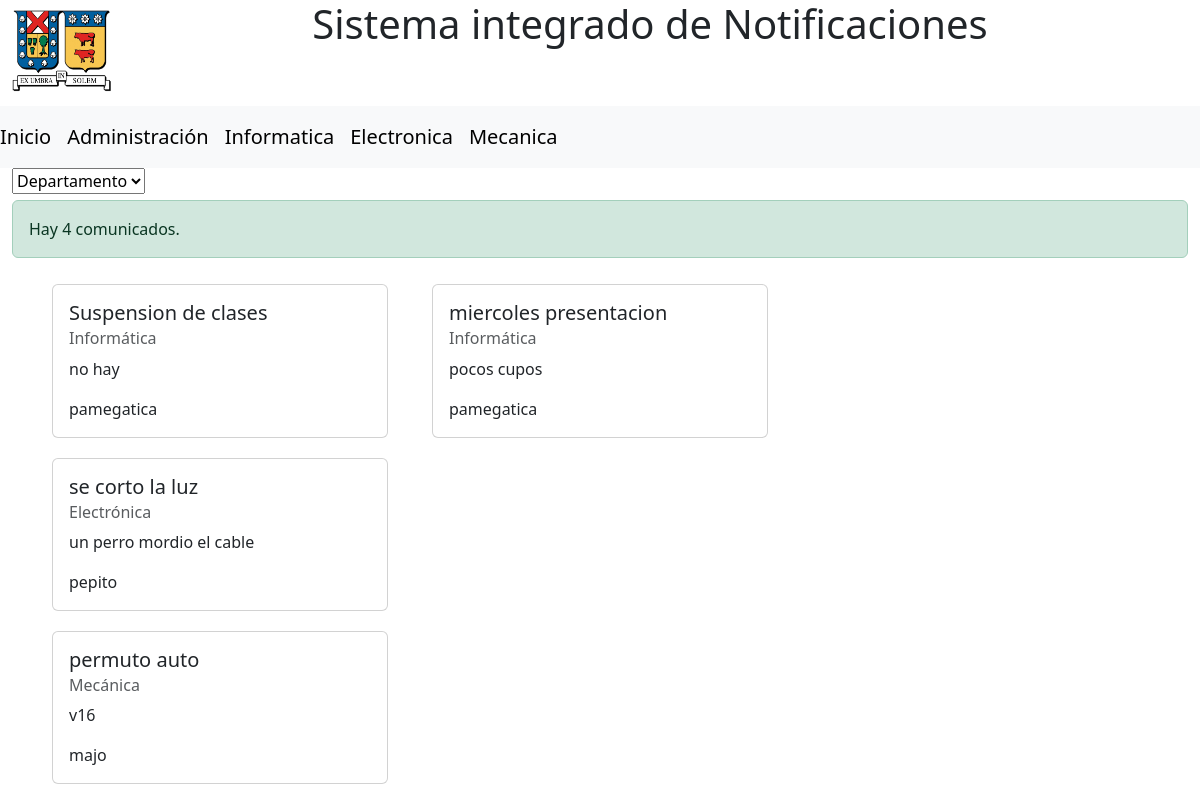
Page /comunicados/ on the earlier database version.
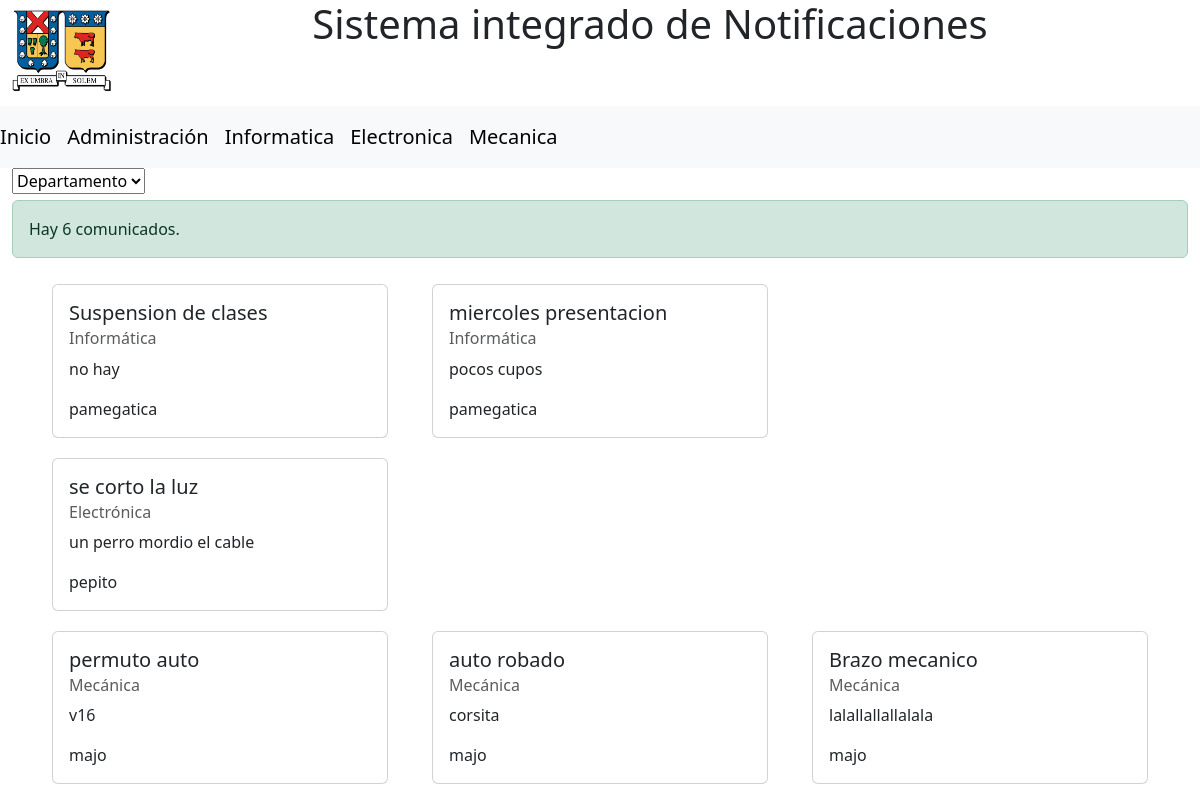
Same page on the later database version.
### miapp/models.py (models this page shows, shortened)
class Informaticas(models.Model):
    id = models.BigAutoField(primary_key=True)
    titulo = models.CharField(max_length=30)
    detalle = models.CharField(max_length=250)
    detalle_corto = models.CharField(max_length=50)
    publicado_por = models.ForeignKey(User, on_delete=models.CASCADE)
    entidad = models.ForeignKey(Group, on_delete=models.CASCADE)
    logo = models.ImageField(upload_to="miapp/static/miapp/img/", blank=True, null=True)

class Electronicas(models.Model):
    id = models.BigAutoField(primary_key=True)
    titulo = models.CharField(max_length=30)
    detalle = models.CharField(max_length=250)
    detalle_corto = models.CharField(max_length=50)
    publicado_por = models.ForeignKey(User, on_delete=models.CASCADE)
    entidad = models.ForeignKey(Group, on_delete=models.CASCADE)
    logo = models.ImageField(upload_to="miapp/static/miapp/img/", blank=True, null=True)

class Mecanicas(models.Model):
    id = models.BigAutoField(primary_key=True)
    titulo = models.CharField(max_length=30)
    detalle = models.CharField(max_length=250)
    detalle_corto = models.CharField(max_length=50)
    publicado_por = models.ForeignKey(User, on_delete=models.CASCADE)
    entidad = models.ForeignKey(Group, on_delete=models.CASCADE)
    logo = models.ImageField(upload_to="miapp/static/miapp/img/", blank=True, null=True)

### miapp/views.py (the view)
# urls.py: path('comunicados/', views.comunicados, name="comunicados"),
def comunicados(request):
    title = "Comunicados Universidad"
    total_comunicados = int(Informaticas.objects.count()) + int(Electronicas.objects.count()) + int(Mecanicas.objects.count())
    comunicados = Informaticas.objects.all()
    comunicados2= Electronicas.objects.all()
    comunicados3 = Mecanicas.objects.all()
    data = {
        "title": title,
        "total_comunicados":total_comunicados,
        "comunicados":comunicados,
        "comunicados2":comunicados2,
        "comunicados3":comunicados3,
    }
    return render(request,'miapp/comunicados.html' ,data)

### miapp/templates/miapp/comunicados.html
{% extends 'miapp/base.html' %}
{% block content %}
{% if total_comunicados == 0 %}
<div class="alert alert-warning" role="alert">
No hay comunicados
</div>
{% else %}
<div class="alert alert-success" role="alert">
    Hay {{total_comunicados}} comunicados.
</div>
<div>
  <div class = "container">
    <div class = "row">
    {% for comunicado in comunicados %}
    <div class="col-md-4 col-sm-12">
      <div class="card" style="margin: 10px;">
        <div class="card-body">
          <h5 class="card-title">{{comunicado.titulo}}</h5>
          <h6 class="card-subtitle mb-2 text-muted">{{comunicado.entidad}}</h6>
          <p class="card-text">{{comunicado.detalle}}</p>
          <li class="list-group-item">{{comunicado.publicado_por}}</li>
        </div>
      </div>
    </div>
    {% endfor %}
    </div>
    </div>
    <div class = "container">
      <div class = "row">
      {% for i in comunicados2 %}
      <div class="col-md-4 col-sm-12">
        <div class="card" style="margin: 10px;">
          <div class="card-body">
            <h5 class="card-title">{{i.titulo}}</h5>
            <h6 class="card-subtitle mb-2 text-muted">{{i.entidad}}</h6>
            <p class="card-text">{{i.detalle}}</p>
            <li class="list-group-item">{{i.publicado_por}}</li>
          </div>
        </div>
      </div>
      {% endfor %}
      </div>
      </div>
      <div class = "container">
        <div class = "row">
        {% for j in comunicados3 %}
        <div class="col-md-4 col-sm-12">
          <div class="card" style="margin: 10px;">
            <div class="card-body">
              <h5 class="card-title">{{j.titulo}}</h5>
              <h6 class="card-subtitle mb-2 text-muted">{{j.entidad}}</h6>
              <p class="card-text">{{j.detalle}}</p>
              <li class="list-group-item">{{j.publicado_por}}</li>
            </div>
          </div>
        </div>
        {% endfor %}
        </div>
        </div>
{% endif %}
{% endblock content %}

Differences in the rows shown:
added Mecanicas: titulo "auto robado", entidad "Mecánica", detalle "corsita", publicado_por "majo"
added Mecanicas: titulo "Brazo mecanico", entidad "Mecánica", detalle "lalallallallalala", publicado_por "majo"
Other differences:
{{ total_comunicados }}: "4" → "6"
